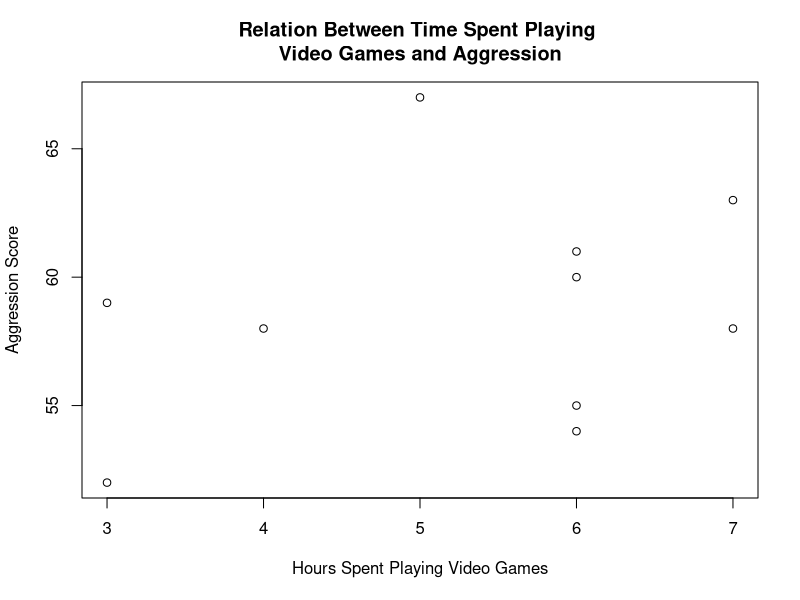

Reproduce this figure in R.
## ---- chunk 1
knitr::opts_chunk$set(echo = TRUE)
## ---- chunk 2
df <- data.frame("VideoGames" = c(4, 3, 7, 6, 3, 6, 6, 7, 6, 5),
"Aggression" = c(58, 52, 63, 54, 59, 55, 61, 58, 60, 67),
"Cognition" = c(79, 20, 82, 81, 79, 79, 81, 83, 80, 83))

## ---- chunk 3
lapply(df, mean)
lapply(df, sd)

## ---- chunk 4


plot(x = df$VideoGames, y = df$Aggression,
     xlab = "Hours Spent Playing Video Games",
     ylab = "Aggression Score",
     main = "Relation Between Time Spent Playing \nVideo Games and Aggression")

